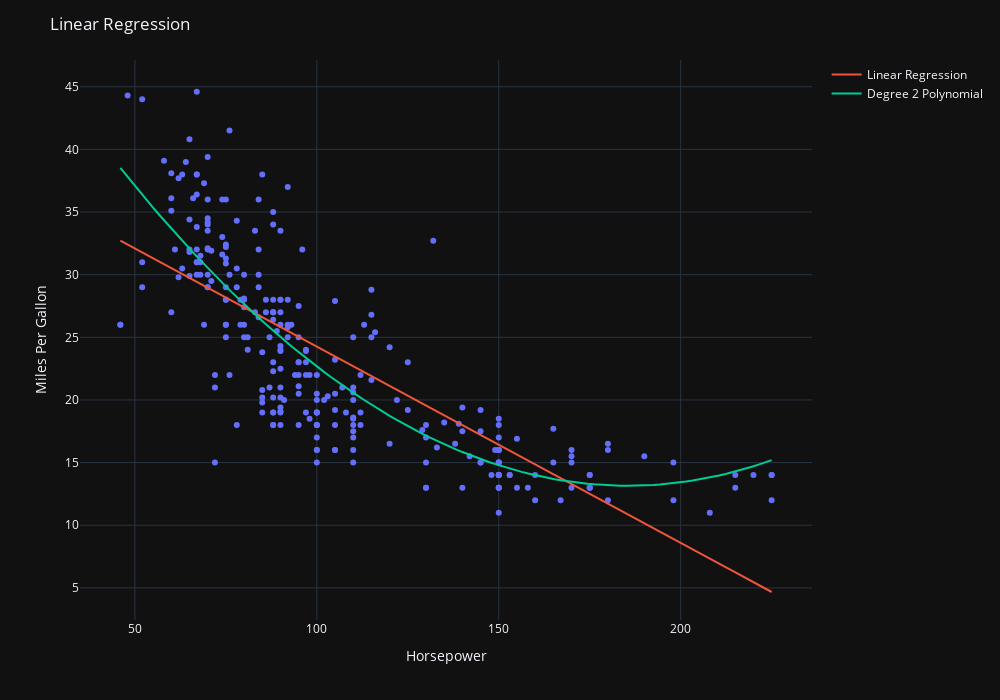

Notebook code for this chart:
### Code cell
#Degree 2 polynomial using linear regression model
#Pipeline to create polynomial features first, then perform a linear regression
pipe = Pipeline([
    ('poly_features', PolynomialFeatures(degree=2)),
    ('lin_reg', LinearRegression())
])
pipe.fit(X1, y_train)
print(mean_squared_error(y_train, pipe.predict(X1)))
print(pipe.score(X1, y_train) * 100)

#Add degree 2 linear regression to trace
y_pipe = pipe.predict(x_range.reshape(-1,1))
fig.add_trace(go.Scatter(x=x_range.squeeze(), y=y_pipe, name = 'Degree 2 Polynomial'))
fig.update_layout(template='plotly_dark')
fig.show()
